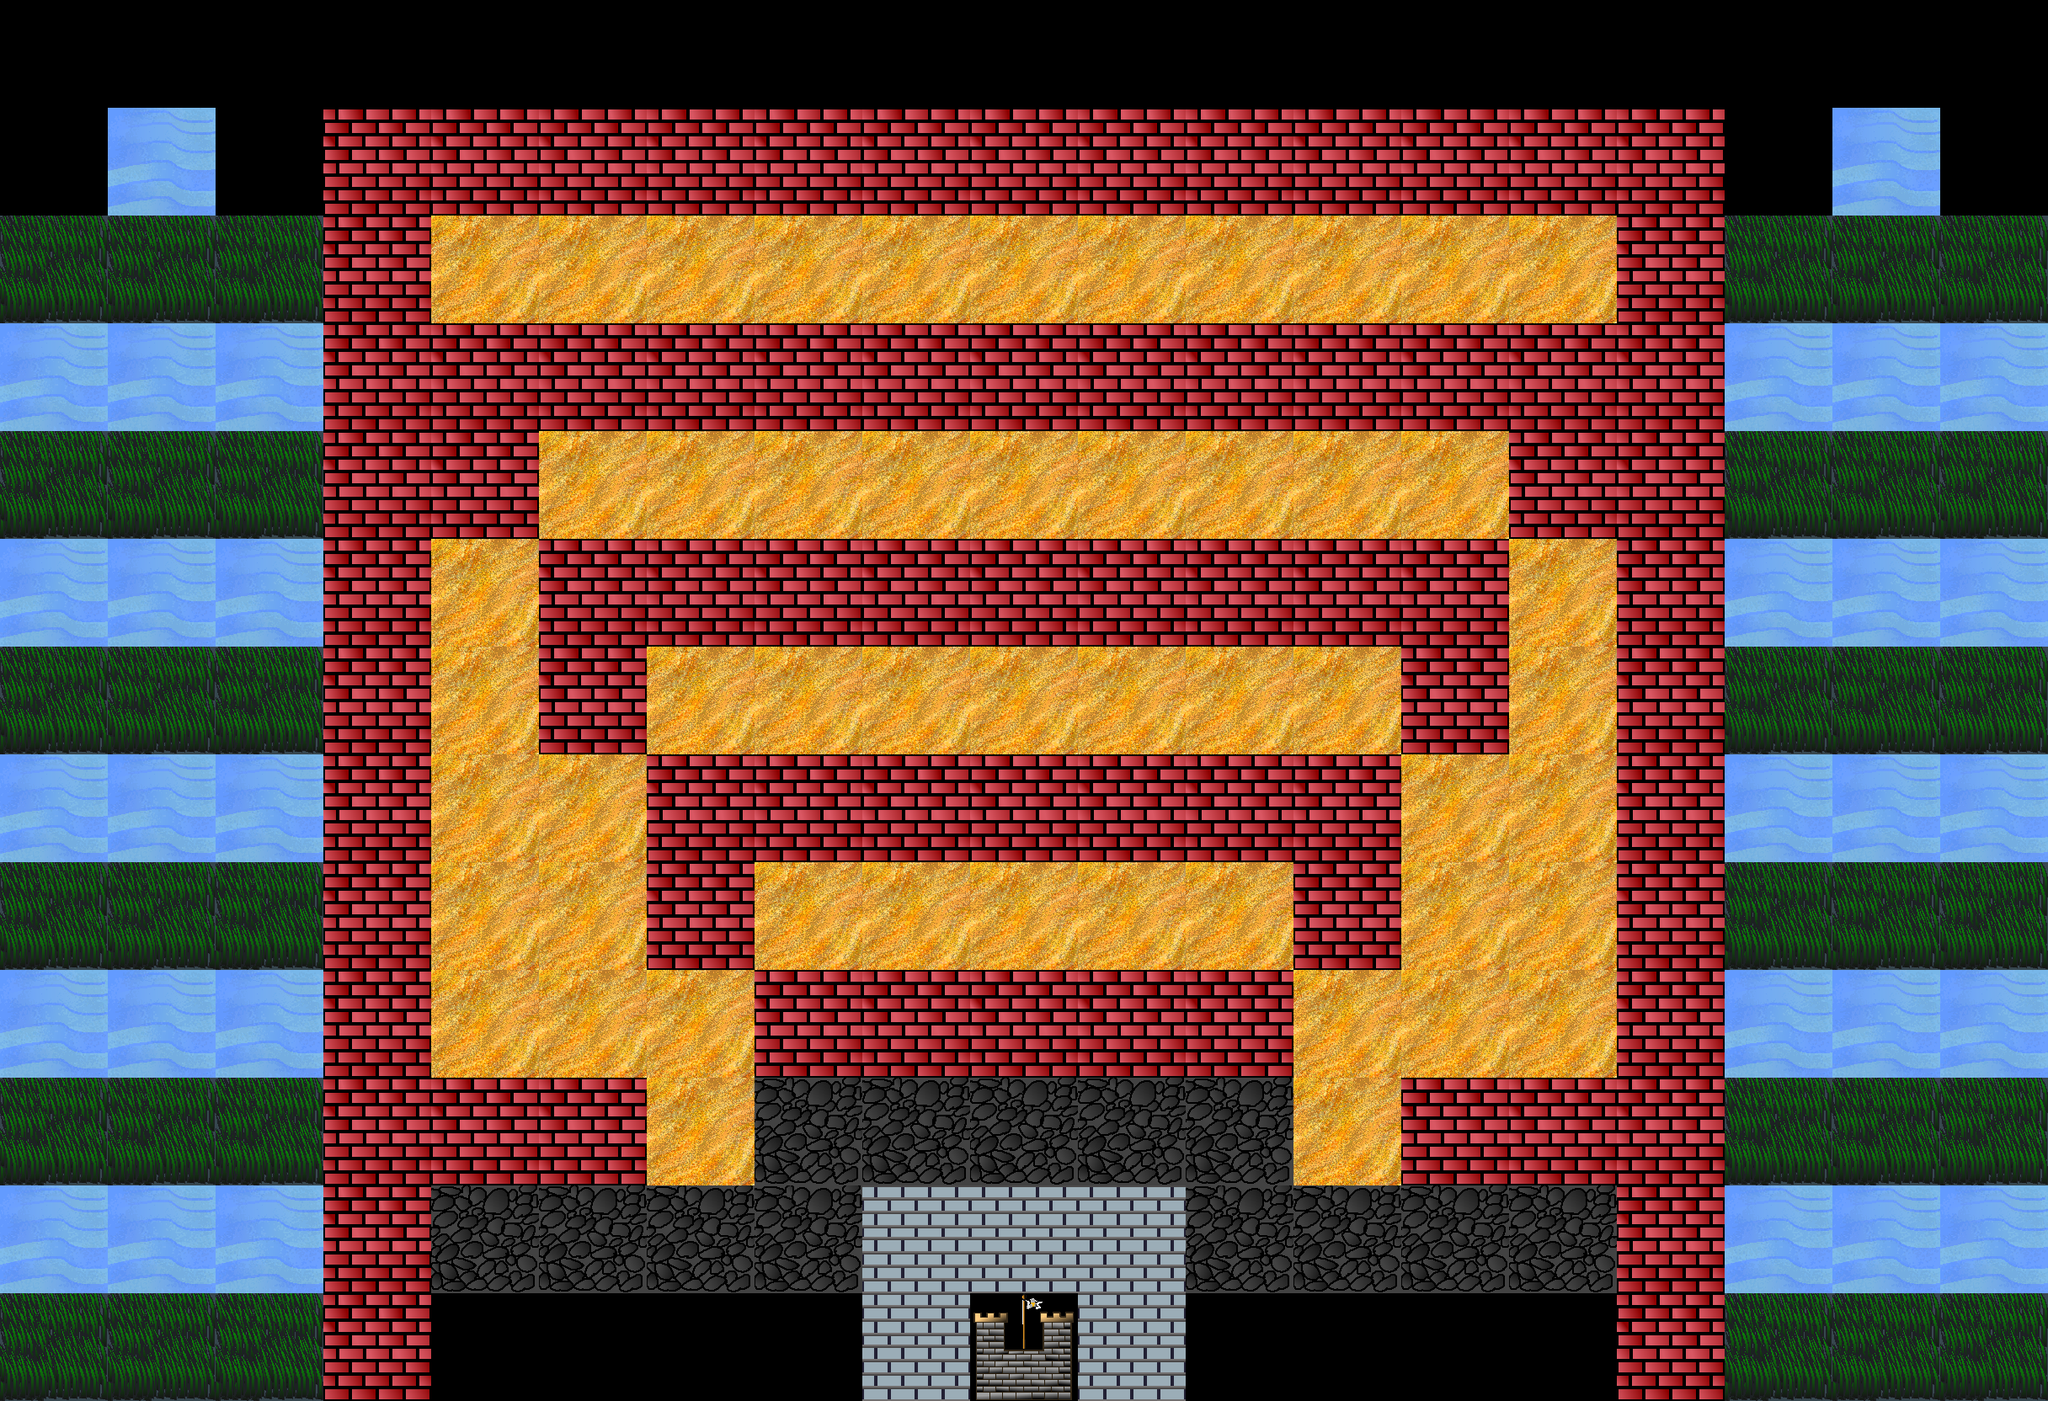

Below is a game level as drawn by its tile map, then a one-line description and the .tmx that defines it (tile-layer data replaced by summaries):
An orthogonal 19x13 tile map with 128x128 px tiles, 1 tile layer (Tile Layer 1), 7 tilesets.

<map version="1.10" tiledversion="1.11.2" orientation="orthogonal" renderorder="right-down" width="19" height="13" tilewidth="128" tileheight="128" infinite="0" nextlayerid="2" nextobjectid="1">
 <tileset firstgid="1" source="white_wall.tsx" />
 <tileset firstgid="2" source="base.tsx" />
 <tileset firstgid="3" source="grass.tsx" />
 <tileset firstgid="4" source="water0.tsx" />
 <tileset firstgid="5" source="wall0.tsx" />
 <tileset firstgid="6" source="sand.tsx" />
 <tileset firstgid="7" source="stones0.tsx" />
 <layer id="1" name="Tile Layer 1" width="19" height="13">
  <data>[247 cells, 216 non-empty, 7 distinct tile ids]</data>
 </layer>
</map>
